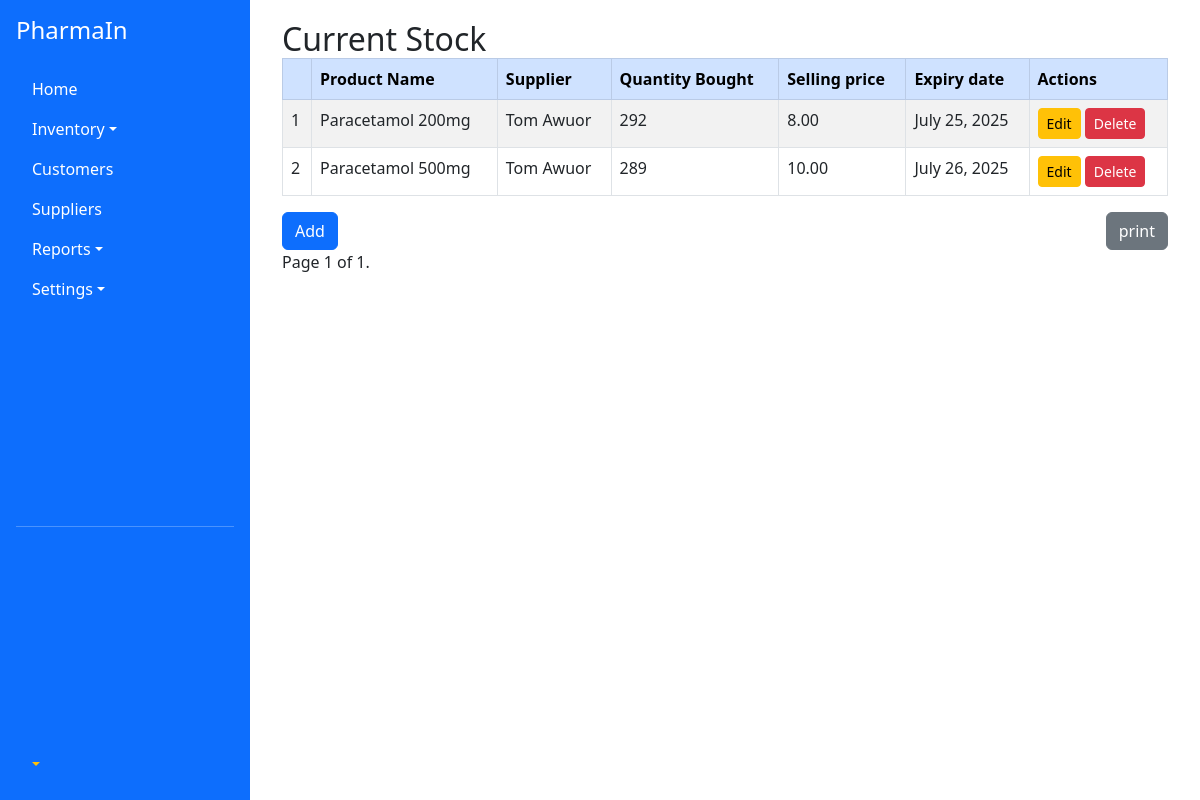
The page /all-stock/ (signed in) on the database its author committed.
### inventory/models.py (models this page shows, shortened)
class StockItem(models.Model):
    product_name = models.CharField(max_length=255)
    supplier = models.ForeignKey(Supplier, on_delete=models.CASCADE)
    category = models.ForeignKey(Category, on_delete=models.CASCADE)
    quantity = models.PositiveIntegerField()
    unit_price = models.DecimalField(max_digits=10, decimal_places=2)
    selling_price = models.DecimalField(max_digits=10, decimal_places=2)
    expiry_date = models.DateField(null=True, blank=True)
    notes = models.TextField(blank=True, null=True)
    added_on = models.DateTimeField(auto_now_add=True)

class Supplier(models.Model):
    name = models.CharField(max_length=255)
    contact_info = models.TextField(blank=True, null=True)
    def __str__(self):
        return self.name

### inventory/views.py (the view)
# urls.py: path('all-stock/', views.show_stock, name='all-stock'),
@login_required
def show_stock(request):
    stockitems = StockItem.objects.all().order_by('-added_on')  # adjust as needed
    paginator = Paginator(stockitems, 50)  # Show 10 stocks per page
    page_number = request.GET.get('page')
    page_obj = paginator.get_page(page_number)
    return render(request, 'inventory/all_stock.html', {
        'page_obj': page_obj,
    })

### templates/inventory/all_stock.html (shortened to what this page needs)
{% extends 'base/main.html' %}
{% block content %}
<div class="container mt-0">
  <h2 class="mb-0">Current Stock</h2>
  <table class="table table-bordered table-hover table-striped">
    <thead class="table-primary">
      <tr>
        <th></th>
        <th>Product Name</th>
        <th>Supplier</th>
        <th>Quantity Bought</th>
        <th>Selling price</th>
        <th>Expiry date</th>
         {% if request.user.is_staff %}
        <th>Actions</th>
         {% endif %}
      </tr>
    </thead>
    <tbody>
    {% for stock in page_obj %}
<tr>
  <td>{{ forloop.counter }}</td>
  <td>{{ stock.product_name }}</td>
  <td>{{ stock.supplier }}</td>
  <td>{{ stock.quantity }}</td>
  <td>{{ stock.selling_price }}</td>
  <td>{{ stock.expiry_date }}</td>
  {% if request.user.is_staff %}
  <td>
    <a href="{% url 'edit-stock' stock.id %}" class="btn btn-sm btn-warning">Edit</a>
    <a href="{% url 'delete-stock' stock.id %}" class="btn btn-sm btn-danger">Delete</a>
  </td>
  {% endif %}
</tr>
{% endfor %}
    </tbody>
  </table>
  <div class="mt-3 d-flex justify-content-between">
     {% if request.user.is_staff %}
  <a href="{% url 'add-stock' %}" class="btn btn-primary">Add</a>
  {% endif %}
  <a href="#" class="btn btn-secondary">print</a>
  </div>
<div class="pagination">
  <span class="step-links">
    <span class="current">
      Page {{ page_obj.number }} of {{ page_obj.paginator.num_pages }}.
    </span>
  </span>
</div>
</div>
  {% endblock %}

### templates/base/main.html (style rules this page uses)
body { min-height: 100vh; display: flex; }

### rows shown on the page
StockItem: product_name "Paracetamol 200mg", supplier "Tom Awuor", quantity "292", selling_price "8.00", expiry_date "July 25, 2025"
StockItem: product_name "Paracetamol 500mg", supplier "Tom Awuor", quantity "289", selling_price "10.00", expiry_date "July 26, 2025"

### other values the page prints
{{ page_obj.number }} "1"
{{ page_obj.paginator.num_pages }} "1"
